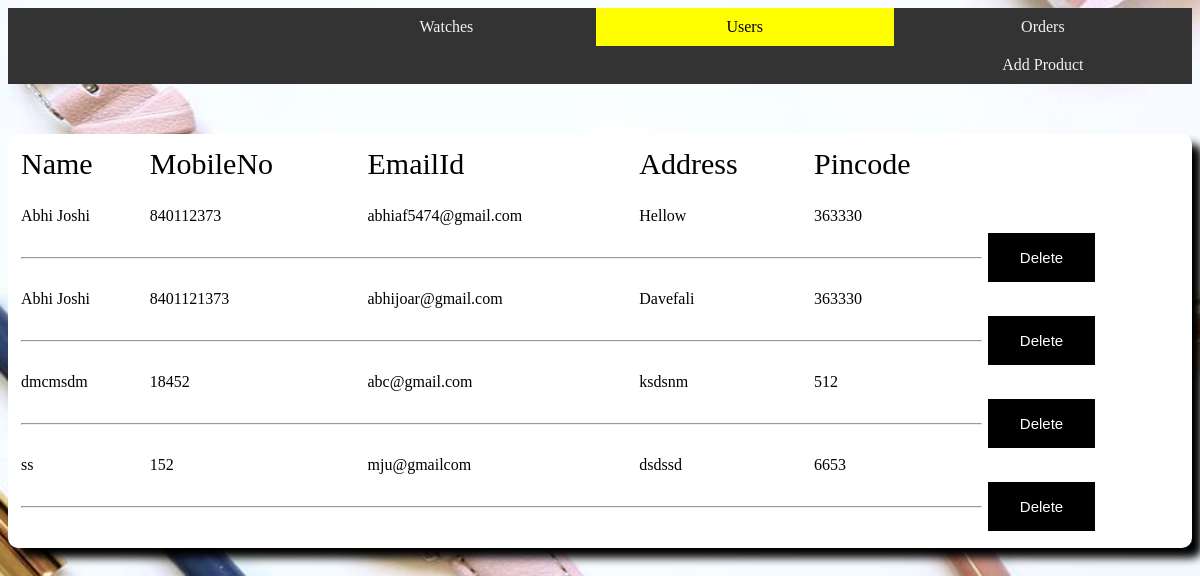
/users_admin.php (signed in), run on the app's committed database.
### tables this page shows
CREATE TABLE IF NOT EXISTS `users_register` (
  `name` varchar(100) NOT NULL,
  `password` varchar(100) NOT NULL,
  `cpassword` varchar(100) NOT NULL,
  `mobileno` varchar(100) NOT NULL,
  `emailid` varchar(100) NOT NULL,
  `address` varchar(100) NOT NULL,
  `pincode` varchar(100) NOT NULL
);

### users_admin.php (the view, shortened to what this page needs)
<!DOCTYPE html>
<html>
<head>
</head>
<body>
<div class="topnav">
  <a href="orders_admin.php">Orders</a>
  <a class="active" href="users_admin.php">Users</a>
  <a href="watches_admin.php">Watches</a>
  <a href="addproduct_admin.php">Add Product</a>
</div>
<form method="post" action="#" >
</body>
</html>
<?php
$con = mysqli_connect("localhost","root","","watchstoreproject");
$sql = "SELECT name,mobileno,emailid,address,pincode FROM users_register ORDER BY name";
if ($result = mysqli_query($con, $sql)) {
  echo "<center><table style ='height: 10px;
      width: 100%;
      zoom: 1;
      margin-top:50px ;
      filter: alpha(opacity=50);
      opacity:10;
      border-color: black;
      border-radius: 10px;
      box-shadow: 10px 10px 8px black;
      background-color: white;
      padding: 10px;'><tr style='font-size:30px;'><td>Name</td>
      <td>MobileNo</td>
      <td>EmailId</td>
      <td>Address</td>
      <td>Pincode</td></tr><tr><td><br/></td></tr>";
  while ($row = mysqli_fetch_row($result)) {
    echo "<tr><td>" ,$row[0] ,"</td>","<td>" ,$row[1],"</td>","<td>",$row[2],"</td>","<td>",$row[3],"</td>","<td>",$row[4],"</td></tr><tr><td colspan=6><hr/></td><td><button type=submit name='emailid' value=$row[2]>Delete</button></td></tr>";
  }
  echo "</tr></table></center>";
}
?>

### users_admin.php (style rules this page uses)
body { background-image: url("addp.jpg"); background-repeat: no-repeat; background-attachment: fixed; background-size: cover; }
button { background-color: black; border: none; color: white; padding: 16px 32px; text-align: center; font-size: 15px; margin: 4px 2px; opacity: 1; transition: 0.3s; }
.topnav { background-color: #333; overflow: hidden; }
.topnav a { width: 23.5%; float: right; color: #f2f2f2; text-align: center; padding: 10px 10px; text-decoration: none; }
.topnav a.active { background-color: yellow; color: black; }

### data on the page
users_register: name "Abhi Joshi", mobileno "840112373", emailid "abhiaf5474@gmail.com", address "Hellow", pincode "363330"
users_register: name "Abhi Joshi", mobileno "8401121373", emailid "abhijoar@gmail.com", address "Davefali", pincode "363330"
users_register: name "dmcmsdm", mobileno "18452", emailid "abc@gmail.com", address "ksdsnm", pincode "512"
users_register: name "ss", mobileno "152", emailid "mju@gmailcom", address "dsdssd", pincode "6653"
